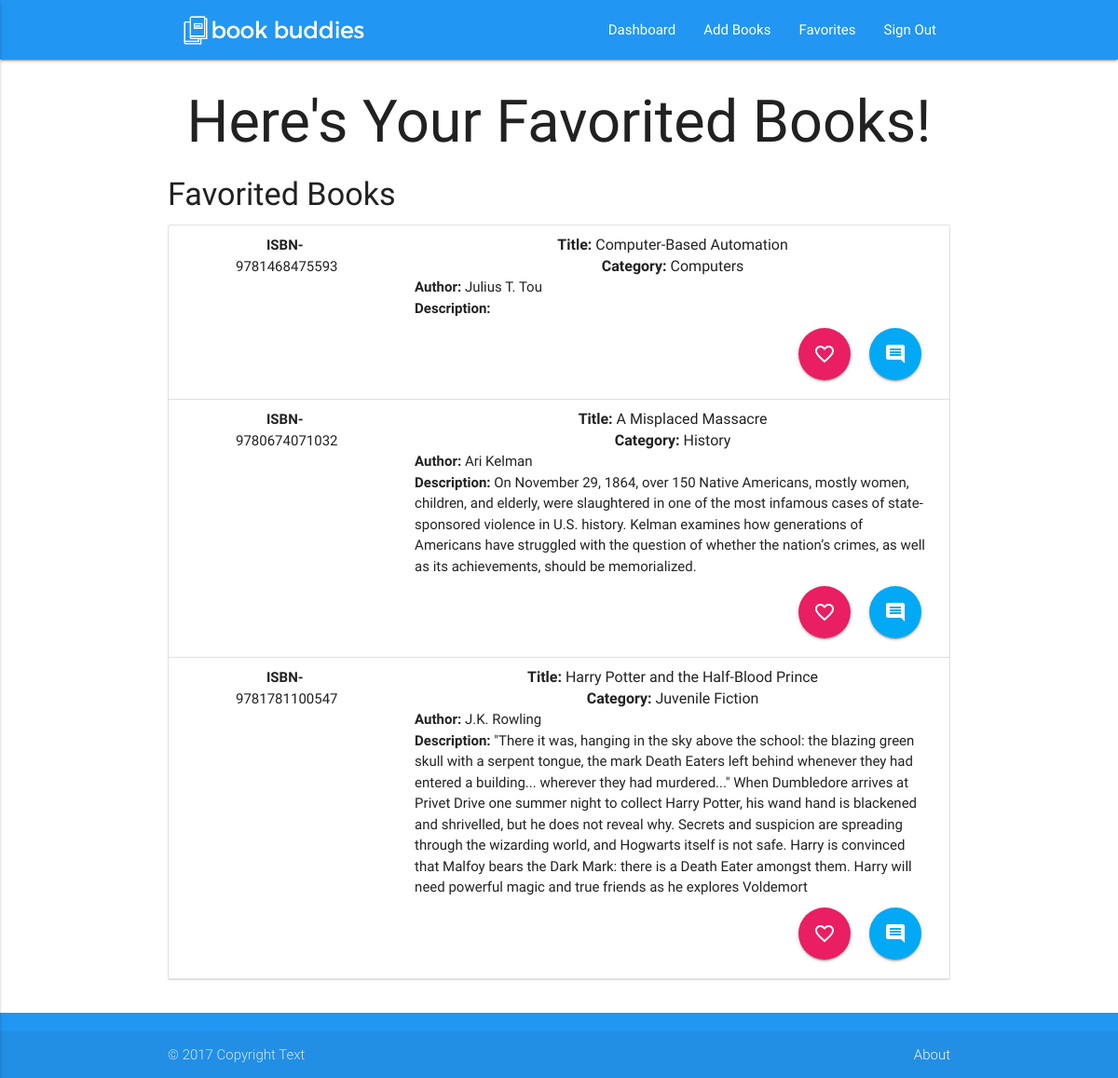
/favorites.php (signed in), run on the app's committed database.
### tables this page shows
CREATE TABLE `books` (
  `book_id` int(10) NOT NULL,
  `user_id` int(10) NOT NULL,
  `title` varchar(50) NOT NULL,
  `author` varchar(50) NOT NULL,
  `description` varchar(2500) NOT NULL,
  `image_link` varchar(100) NOT NULL,
  `category` varchar(50) NOT NULL,
  `isbn` varchar(20) NOT NULL
);

### favorites.php (the view, shortened to what this page needs)
<?php
include './partials/navbar.php';
include './partials/footer.php';
require_once 'dbinfo.php';
$user_id = $_SESSION['user_id'];
$favorite_title = '<h4>Favorited Books</h4>';
$conn = new mysqli($hn, $un, $pw, $db);
$query = "SELECT * FROM books, favorites WHERE books.book_id=favorites.book_id AND favorites.user_id='$user_id'";
$result = $conn->query($query);
$rows = $result->num_rows;
$books = '';
for ($j = 0 ; $j < $rows ; ++$j) {
  $result->data_seek($j);
  $row = $result->fetch_array(MYSQLI_ASSOC);
  $favorite_id = $row['favorite_id'];
  $book_id = $row['book_id'];
  $title = $row['title'];
  $author = $row['author'];
  $description = $row['description'];
  $image_link = $row['image_link'];
  $category = $row['category'];
  $isbn = $row['isbn'];
  $books =
    "<li class='collection-item avatar row'>
      <div class='col s12 m2 center'>
        <img src=$image_link alt='' style='{height: 100px; width: auto;}' />
        <p><b>ISBN-</b>$isbn</p>
      </div>
      <div class='col s12 m9 offset-m1'>
        <div class='center'>
          <span class='title'>
            <b>Title: </b>$title
            <br>
            <b>Category: </b> $category
          </span>
        </div>
        <p>
          <b>Author: </b>$author
          <br />
          <b>Description: </b>$description
        </p>
        <form class='right' method='post' action='comments.php' style='margin: 10px;'>
          <input type='hidden' name='book_id' value='$book_id' />
          <button type='submit' class='btn-floating btn-large waves-effect waves-light light-blue'><i class='material-icons'>comment</i></button>
        </form>
        <form class='right' method='post' action='deleteFavorite.php' style='margin: 10px;'>
          <input type='hidden' name='favorite_id' value='$favorite_id' />
          <button type='submit' class='btn-floating btn-large waves-effect waves-light pink'><i class='material-icons'>favorite_border</i></button>
        </form>
      </div>
    </li>" .$books;
}
?>
<html>
  <head>
    <link rel='stylesheet' href='FA/css/font-awesome.min.css'>
    <link rel='stylesheet' href='./assets/materialize/css/materialize.css'>
    <link rel='stylesheet' href='./assets/stylesheets/book.css'>
  </head>
  <body>
    <?php echo $navbar; ?>
    <h1 class='center'>Here's Your Favorited Books!</h1>
    <div class='row container'>
      <?php echo $favorite_title; ?>
      <ul class='collection'>
        <?php echo $books; ?>
    </div>
    <?php echo $footer; ?>
  </body>
</html>

### data on the page
books: isbn "9781468475593", title "Computer-Based Automation", category "Computers", author "Julius T. Tou"
books: isbn "9780674071032", title "A Misplaced Massacre", category "History", author "Ari Kelman", description "On November 29, 1864, over 150 Native Americans, mostly women, children, and elderly, were slaughtered in one of the most infamous cases of state-sponsored violence in U.S. history. Kelman examines how generations of Americans have struggled with the question of whether the nation’s crimes, as well as its achievements, should be memorialized."
books: isbn "9781781100547", title "Harry Potter and the Half-Blood Prince", category "Juvenile Fiction", author "J.K. Rowling", description "\"There it was, hanging in the sky above the school: the blazing green skull with a serpent tongue, the mark Death Eaters left behind whenever they had entered a building... wherever they had murdered...\" When Dumbledore arrives at Privet Drive one summer night to collect Harry Potter, his wand hand is blackened and shrivelled, but he does not reveal why. Secrets and suspicion are spreading through the wizarding world, and Hogwarts itself is not safe. Harry is convinced that Malfoy bears the Dark Mark: there is a Death Eater amongst them. Harry will need powerful magic and true friends as he explores Voldemort"
